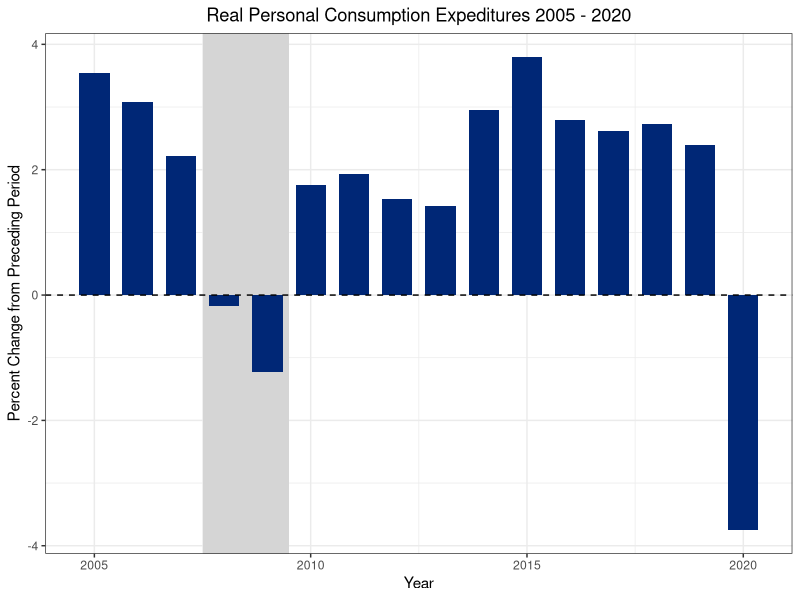
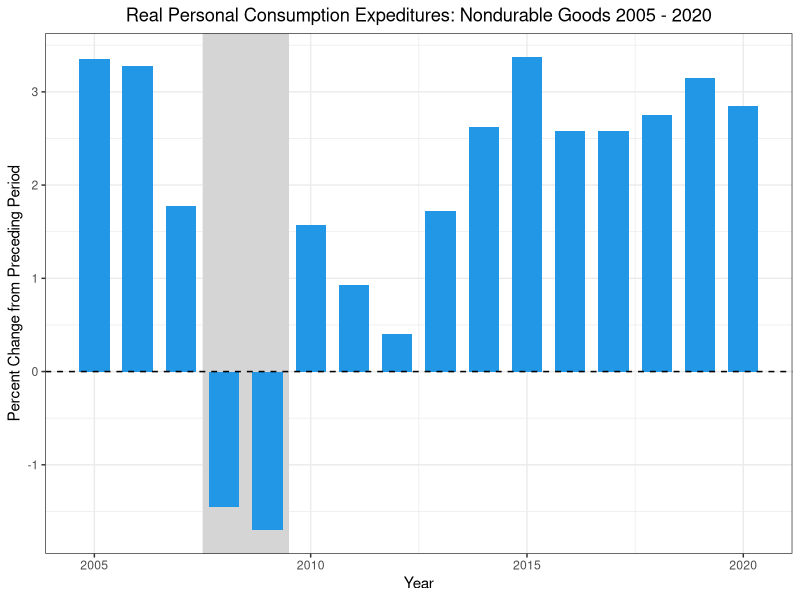
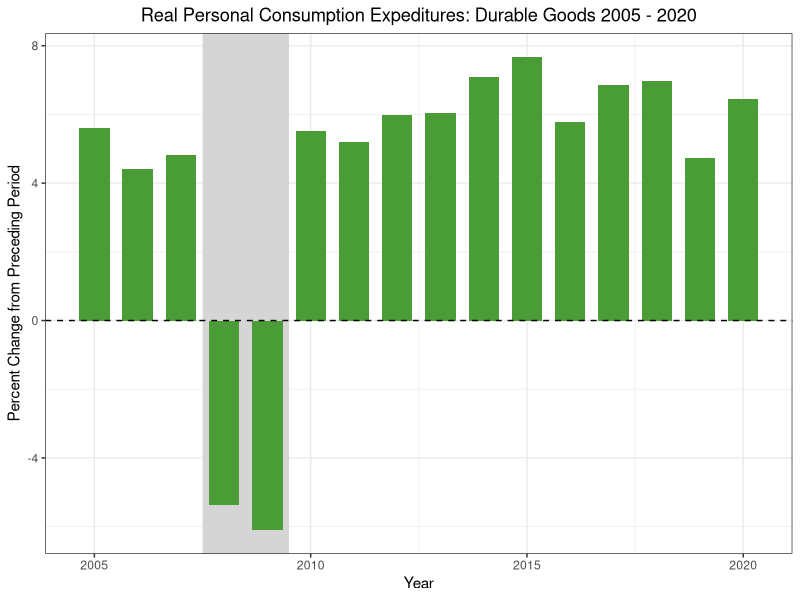
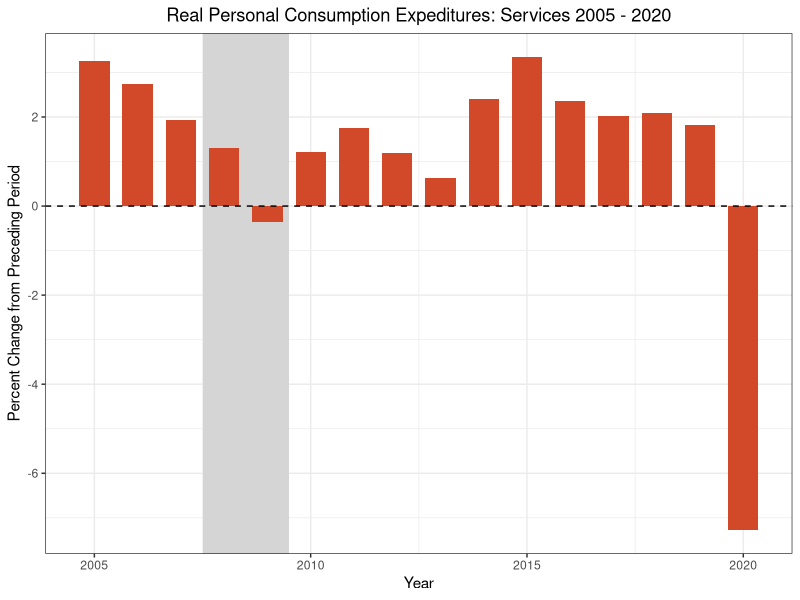
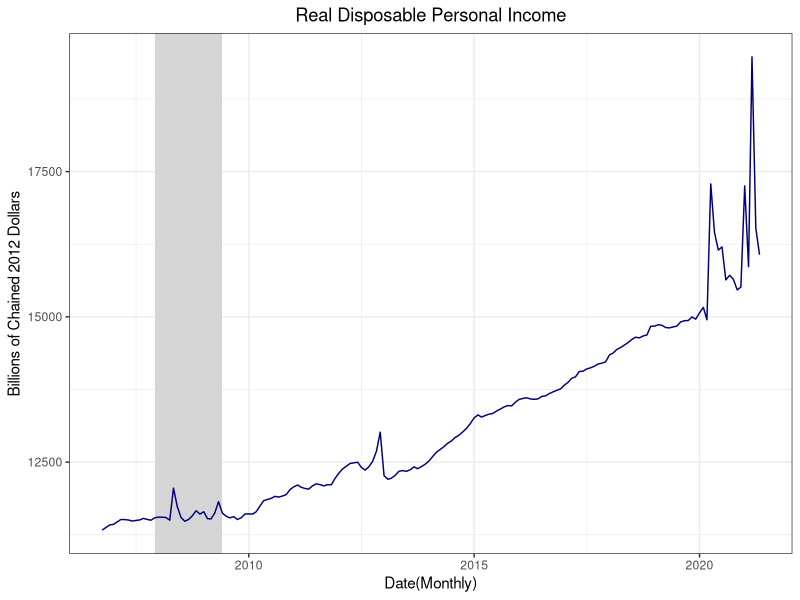
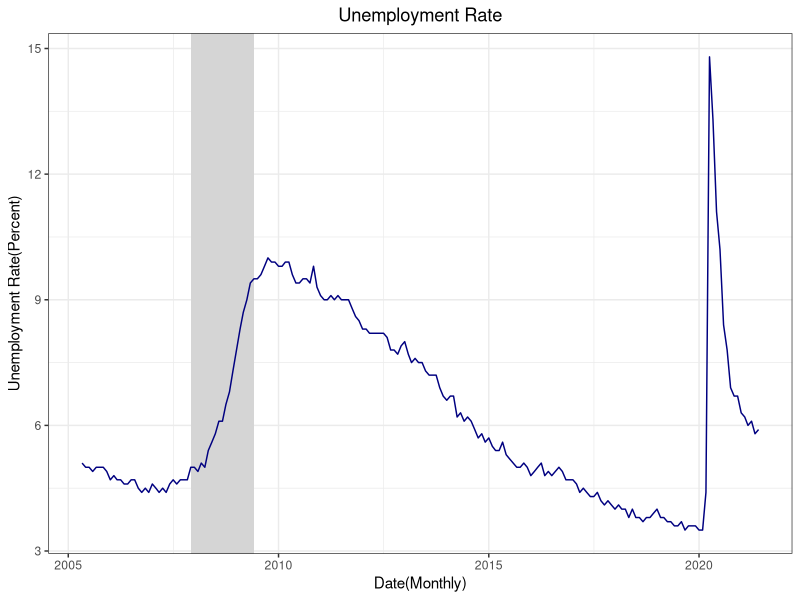
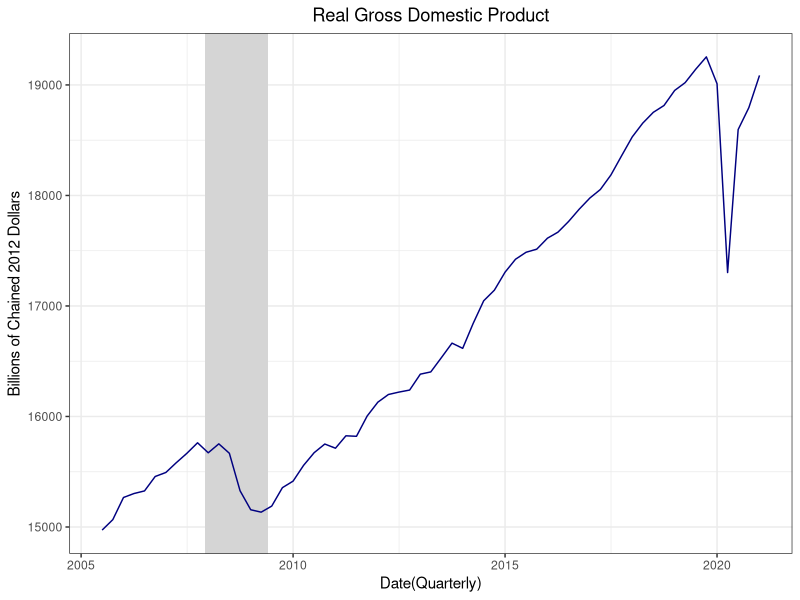
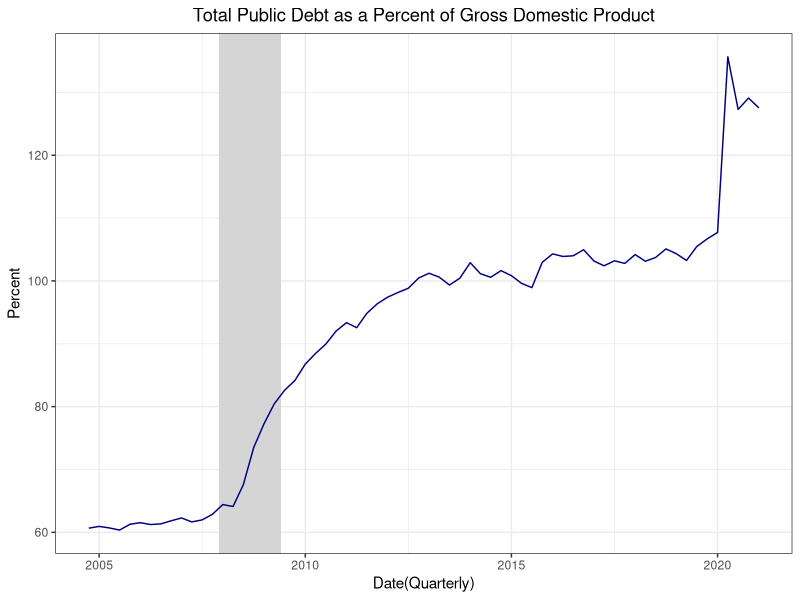

The R source for these figures, in order:
## ---- chunk 1
knitr::opts_chunk$set(echo = TRUE)
## ---- chunk 2
library(ggplot2)
library(tidyverse)
## ---- chunk 3
consumption <- read.csv("consumption_data.csv")
## ---- chunk 4
d1 <- 2007.5
d2 <- 2009.5
## ---- chunk 5
ggplot(data = consumption,aes(x=year, y = rpce)) +
  geom_rect(aes(xmin = d1,xmax=d2,ymin=-Inf,ymax=Inf), alpha = .3, fill ="lightgrey") +
  geom_bar(fill = "#002776",stat="identity",width = .7) +
  geom_hline(yintercept = 0,lty = 2, col = "black") +
  ylab("Percent Change from Preceding Period") +
  xlab("Year") +
  theme_bw() +
  ggtitle("Real Personal Consumption Expeditures 2005 - 2020")  +
  theme(plot.title = element_text(hjust = 0.5))
## ---- chunk 6
ggplot(data = consumption,aes(x=year, y = rpcend)) +
  geom_rect(aes(xmin = d1,xmax=d2,ymin=-Inf,ymax=Inf), alpha = .3, fill ="lightgrey") +
  geom_bar(fill = "4a9d36",stat="identity",width = .7) +
  geom_hline(yintercept = 0,lty = 2, col = "black") +
  ylab("Percent Change from Preceding Period") +
  xlab("Year") +
  theme_bw() +
  ggtitle("Real Personal Consumption Expeditures: Nondurable Goods 2005 - 2020")  +
  theme(plot.title = element_text(hjust = 0.5))

## ---- chunk 7
ggplot(data = consumption,aes(x=year, y = rpcedg)) +
  geom_rect(aes(xmin = d1,xmax=d2,ymin=-Inf,ymax=Inf), alpha = .3, fill ="lightgrey") +
  geom_bar(fill = "#4a9d36",stat="identity",width = .7) +
  geom_hline(yintercept = 0,lty = 2, col = "black") +
  ylab("Percent Change from Preceding Period") +
  xlab("Year") +
  theme_bw() +
  ggtitle("Real Personal Consumption Expeditures: Durable Goods 2005 - 2020") +
  theme(plot.title = element_text(hjust = 0.5))
## ---- chunk 8
ggplot(data = consumption,aes(x=year, y = rpces)) +
  geom_rect(aes(xmin = d1,xmax=d2,ymin=-Inf,ymax=Inf), alpha = .3, fill ="lightgrey") +
  geom_bar(fill = "#d2492a",stat="identity",width = .7) +
  geom_hline(yintercept = 0,lty = 2, col = "black") +
  ylab("Percent Change from Preceding Period") +
  xlab("Year") +
  theme_bw() +
  ggtitle("Real Personal Consumption Expeditures: Services 2005 - 2020") +
  theme(plot.title = element_text(hjust = 0.5))
## ---- chunk 9
dpi <- read.csv("real_disposable_income.csv")
## ---- chunk 10
d1 <- as.Date("12/01/07", "%m/%d/%y")
d2 <- as.Date("06/01/09", "%m/%d/%y")
## ---- chunk 11
dpi$DATE <- as.Date(dpi$DATE, "%m/%d/%y")
## ---- chunk 12
ggplot(data = dpi, aes(x=DATE,y=DSPIC96)) +
  geom_rect(aes(xmin = d1,xmax=d2,ymin=-Inf,ymax=Inf), alpha = .3, fill ="lightgrey") +
  geom_line(col="navy") +
  theme_bw() +
  ylab("Billions of Chained 2012 Dollars") +
  xlab("Date(Monthly)") +
  ggtitle("Real Disposable Personal Income")  +
  theme(plot.title = element_text(hjust = 0.5))

## ---- chunk 13
unemployment <- read.csv("unemployment.csv")
## ---- chunk 14
unemployment$DATE <- as.Date(unemployment$DATE, "%Y-%m-%d")
## ---- chunk 15
ggplot(data = unemployment, aes(x=DATE,y=UNRATE)) +
  geom_rect(aes(xmin = d1,xmax=d2,ymin=-Inf,ymax=Inf), alpha = .3, fill ="lightgrey") +
  geom_line(col="navy") +
  theme_bw() +
  ylab("Unemployment Rate(Percent)") +
  xlab("Date(Monthly)") +
  ggtitle("Unemployment Rate")  +
  theme(plot.title = element_text(hjust = 0.5))
## ---- chunk 16
real_gdp <- read.csv("real_gdp.csv")
## ---- chunk 17
real_gdp$DATE <- as.Date(real_gdp$DATE, "%Y-%m-%d")
## ---- chunk 18
ggplot(data = real_gdp, aes(x=DATE,y=GDPC1)) +
  geom_rect(aes(xmin = d1,xmax=d2,ymin=-Inf,ymax=Inf), alpha = .3, fill ="lightgrey") +
  geom_line(col="navy") +
  theme_bw() +
  ylab("Billions of Chained 2012 Dollars") +
  xlab("Date(Quarterly)") +
  ggtitle("Real Gross Domestic Product")  +
  theme(plot.title = element_text(hjust = 0.5))
## ---- chunk 19
debt_gdp <- read.csv("debt_to_gdp.csv")
## ---- chunk 20
debt_gdp$DATE <- as.Date(debt_gdp$DATE, "%Y-%m-%d")
## ---- chunk 21
ggplot(data = debt_gdp, aes(x=DATE,y=GFDEGDQ188S)) +
  geom_rect(aes(xmin = d1,xmax=d2,ymin=-Inf,ymax=Inf), alpha = .3, fill ="lightgrey") +
  geom_line(col="navy") +
  theme_bw() +
  ylab("Percent") +
  xlab("Date(Quarterly)") +
  ggtitle("Total Public Debt as a Percent of Gross Domestic Product")  +
  theme(plot.title = element_text(hjust = 0.5))
## ---- chunk 22
personal_savings <- read.csv("personal_savings_rate.csv")
## ---- chunk 23
personal_savings$DATE <- as.Date(personal_savings$DATE, "%Y-%m-%d")
## ---- chunk 24
ggplot(data = personal_savings, aes(x=DATE,y=PSAVERT)) +
  geom_rect(aes(xmin = d1,xmax=d2,ymin=-Inf,ymax=Inf), alpha = .3, fill ="lightgrey") +
  geom_line(col="navy") +
  theme_bw() +
  ylab("Percent") +
  xlab("Date(Monthly)") +
  ggtitle("Personal Savings Rate as a Percentage of Disposable Income")  +
  theme(plot.title = element_text(hjust = 0.5))
